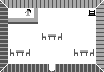

The image is a tile-based game level rendered from a .tmx file. Its description and source (layers, tilesets, objects; grid data summarised) follow:
An orthogonal 13x9 tile map with 8x8 px tiles, 2 tile layers (RoomTiles, Contents), 3 tilesets and 49 objects (19x DialogChoiceEvent, 10x DialogChoice, 5x DialogChoiceCondition, 4x Selling, 4x DialogNode, ...).

<map version="1.2" tiledversion="1.2.2" orientation="orthogonal" renderorder="right-down" width="13" height="9" tilewidth="8" tileheight="8" infinite="0" nextlayerid="9" nextobjectid="60">
 <properties>
  <property name="RoomCaption" value="Bromidic Inn" />
  <property name="RoomId" value="hometown-hotel-lobby" />
 </properties>
 <tileset firstgid="1" source="Terrain.tsx" />
 <tileset firstgid="129" source="Items.tsx" />
 <tileset firstgid="257" source="Creatures.tsx" />
 <layer id="7" name="RoomTiles" width="13" height="9">
  <data>[117 cells, 117 non-empty, 17 distinct tile ids]</data>
 </layer>
 <layer id="8" name="Contents" width="13" height="9">
  <data>[117 cells, 1 non-empty, 1 distinct tile ids]</data>
 </layer>
 <objectgroup id="5" name="Events">
  <object id="13" name="SellingMeat" type="Selling" x="112" y="24" width="8" height="8">
   <properties>
    <property name="ForShoppe" value="FoodShoppe" />
    <property name="ItemName" value="Meat" />
   </properties>
  </object>
  <object id="12" name="SellingCheese" type="Selling" x="112" y="16" width="8" height="8">
   <properties>
    <property name="ForShoppe" value="FoodShoppe" />
    <property name="ItemName" value="Cheese" />
   </properties>
  </object>
  <object id="11" name="SellingTaters" type="Selling" x="112" y="8" width="8" height="8">
   <properties>
    <property name="ForShoppe" value="FoodShoppe" />
    <property name="ItemName" value="Taters" />
   </properties>
  </object>
  <object id="10" name="SellingBread" type="Selling" x="112" y="0" width="8" height="8">
   <properties>
    <property name="ForShoppe" value="FoodShoppe" />
    <property name="ItemName" value="Bread" />
   </properties>
  </object>
  <object id="1" name="hotel-exit" type="Teleport" x="48" y="64" width="8" height="8">
   <properties>
    <property name="Column" type="int" value="5" />
    <property name="Prompt" value="Leave Inn?" />
    <property name="Room" value="hometown" />
    <property name="Row" type="int" value="16" />
   </properties>
  </object>
  <object id="16" name="InnKeeperInitialRoom" type="DialogChoice" x="-32" y="24" width="8" height="8">
   <properties>
    <property name="ForDialog" value="InnKeeper" />
    <property name="ForState" value="Initial" />
    <property name="Option" value="Room" />
    <property name="OptionText" value="Rent room" />
    <property name="Order" type="int" value="2" />
   </properties>
  </object>
  <object id="15" name="IKIFood01" type="DialogChoiceEvent" x="-40" y="16" width="8" height="8">
   <properties>
    <property name="DialogEventType" type="int" value="1" />
    <property name="ForDialog" value="InnKeeper" />
    <property name="ForOption" value="Food" />
    <property name="ForState" value="Initial" />
    <property name="Order" type="int" value="1" />
    <property name="Shoppe" value="FoodShoppe" />
   </properties>
  </object>
  <object id="14" name="InnKeeperInitialFood" type="DialogChoice" x="-32" y="16" width="8" height="8">
   <properties>
    <property name="ForDialog" value="InnKeeper" />
    <property name="ForState" value="Initial" />
    <property name="Option" value="Food" />
    <property name="OptionText" value="Buy food" />
    <property name="Order" type="int" value="1" />
   </properties>
  </object>
  <object id="9" name="IKILeave01" type="DialogChoiceEvent" x="-40" y="8" width="8" height="8">
   <properties>
    <property name="DialogEventType" type="int" value="0" />
    <property name="ForDialog" value="InnKeeper" />
    <property name="ForOption" value="Leave" />
    <property name="ForState" value="Initial" />
    <property name="Order" type="int" value="1" />
   </properties>
  </object>
  <object id="8" name="InnKeeperInitialLeave" type="DialogChoice" x="-32" y="8" width="8" height="8">
   <properties>
    <property name="ForDialog" value="InnKeeper" />
    <property name="ForState" value="Initial" />
    <property name="Option" value="Leave" />
    <property name="OptionText" value="Leave" />
    <property name="Order" type="int" value="99" />
   </properties>
  </object>
  <object id="7" name="InnKeeperInitial" type="DialogNode" x="-32" y="0" width="8" height="8">
   <properties>
    <property name="Caption" value="Belara (Innkeeper)" />
    <property name="ForDialog" value="InnKeeper" />
    <property name="ForState" value="Initial" />
    <property name="Prompt1" value="What can I do for you?" />
   </properties>
  </object>
  <object id="6" name="InnKeeperDlgState" type="DialogState" x="-16" y="0" width="8" height="8">
   <properties>
    <property name="CurrentState" value="Initial" />
    <property name="ForDialog" value="InnKeeper" />
   </properties>
  </object>
  <object id="5" name="InnKeeperDialog2" type="StartDialog" x="32" y="8" width="8" height="8">
   <properties>
    <property name="Dialog" value="InnKeeper" />
   </properties>
  </object>
  <object id="4" name="InnKeeperDialog" type="StartDialog" x="24" y="16" width="8" height="8">
   <properties>
    <property name="Dialog" value="InnKeeper" />
   </properties>
  </object>
  <object id="17" name="InnKeepereInitialQuest" type="DialogChoice" x="-32" y="32" width="8" height="8">
   <properties>
    <property name="ForDialog" value="InnKeeper" />
    <property name="ForState" value="Initial" />
    <property name="Option" value="Quest" />
    <property name="OptionText" value="I need work!" />
    <property name="Order" type="int" value="3" />
   </properties>
  </object>
  <object id="19" name="CanTakeCellarQuest" type="DialogChoiceCondition" x="-24" y="32" width="8" height="8">
   <properties>
    <property name="ConditionType" type="int" value="0" />
    <property name="FlagName" value="CellarQuestGiven" />
    <property name="ForDialog" value="InnKeeper" />
    <property name="ForOption" value="Quest" />
    <property name="ForState" value="Initial" />
   </properties>
  </object>
  <object id="20" name="RoomFlagCellarQuestGiven" type="RoomFlag" x="0" y="-16" width="8" height="8">
   <properties>
    <property name="Flag" value="CellarQuestGiven" />
    <property name="Value" type="bool" value="false" />
   </properties>
  </object>
  </objectgroup>
 <objectgroup id="6" name="CreatureInstances">
  <!-- 1 objects omitted --></objectgroup>
</map>
<!-- 32 of 49 objects omitted -->
